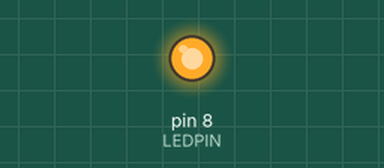
Bench run of a sketch on a simulated Arduino Uno, built with avr-gcc and run on an emulated ATmega328P. On the bench: output pins drawn as LEDs (lit = HIGH). Pins used as bus, display or sensor lines are not drawn.

Above: at 0.2 s.
At 5.3 s:
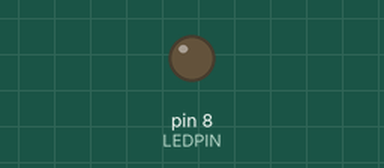
Timing chart, 0 to 7.9 s (numbered marks = the images above):
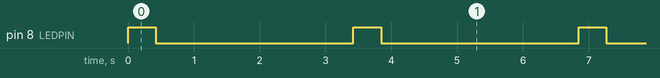

The sketch:

remocon_send.ino
```cpp
#define IR_OUTPIN 2
#define LEDPIN    8

// air-con on（danbou, 23, sizuka）
unsigned int data[] = {49,41,36,49,37,49,37,48,37,48,46,2525,354,164,40,132,49,41,45,41,36,49,37,132,48,37,48,41,37,49,36,49,37,132,40,49,37,132,40,135,38,49,37,132,41,132,41,132,40,132,40,135,38,49,37,48,37,136,45,40,37,49,37,49,36,49,37,48,37,48,37,50,36,49,37,49,37,49,36,132,40,49,37,132,41,49,37,49,37,49,36,132,40,135,46,40,37,48,37,49,37,48,38,48,37,48,37,49,45,40,37,48,38,48,37,49,37,49,37,49,36,49,37,132,40,49,38,132,48,124,40,132,40,49,37,132,41,46,48,40,37,49,36,3467,346,171,43,132,40,49,37,48,37,49,37,132,40,49,37,49,37,49,37,49,37,132,40,49,37,132,41,135,37,49,37,132,41,132,42,130,41,132,40,132,40,49,37,49,37,135,37,49,37,49,37,49,36,49,37,49,36,49,37,48,37,49,45,40,37,48,38,49,37,132,43,47,37,48,37,49,37,48,38,135,37,49,37,49,37,49,36,49,37,49,36,49,37,49,37,49,37,49,37,48,37,49,37,49,36,49,37,48,37,48,37,50,37,48,37,49,37,49,37,132,41,49,37,132,41,49,37,136,37,49,37,3467,355,164,43,130,43,47,37,49,37,49,45,123,43,47,45,41,46,40,37,49,36,132,40,49,37,132,40,132,40,49,45,124,48,123,41,132,41,135,37,132,40,49,46,40,45,125,39,49,37,49,36,50,36,49,37,49,46,40,37,49,36,49,37,49,37,48,37,49,46,40,37,49,37,46,48,37,40,51,43,41,37,49,36,132,49,40,37,49,37,132,40,49,46,41,37,135,37,49,37,49,37,132,40,135,38,135,38,48,37,133,40,49,37,48,37,49,45,41,37,51,34,49,36,49,37,49,36,49,37,49,37,49,37,48,38,49,36,49,46,127,37,132,40,49,46,123,41,49,37,48,37,49,37,49,37,49,37,48,37,49,37,49,36,49,37,49,37,49,37,49,37,48,37,48,38,48,37,49,37,49,36,49,37,49,45,40,37,49,45,40,37,49,37,49,37,49,36,49,37,48,37,49,37,45,40,49,45,40,37,49,37,48,37,49,37,49,36,49,37,49,37,49,37,49,37,49,36,49,37,48,37,49,37,49,36,49,37,49,36,49,37,49,37,49,37,49,37,48,37,48,37,50,36,49,37,132,40,132,40,49,37,49,36,49,37,49,36,49,37,49,36,49,37,48,38,49,36,49,37,49,37,49,37,48,37,49,37,46,40,49,37,132,40,49,37,49,37,132,40,132,41,132,40,132,41,132,41};

// air-con off
//unsigned int data[] = {40,45,40,48,37,50,36,49,37,49,37,2533,346,173,40,132,40,49,37,49,37,48,38,132,40,49,37,45,40,49,36,50,36,132,40,49,37,132,40,132,40,46,40,132,40,132,41,135,37,132,41,132,40,49,37,48,37,132,40,46,40,46,40,45,41,48,37,49,37,48,38,48,37,46,40,48,37,48,38,132,40,49,37,131,41,49,37,49,37,48,37,132,40,132,41,49,37,49,36,49,37,49,37,49,37,49,37,49,36,48,38,49,36,49,37,49,37,49,36,49,37,48,37,132,40,49,36,132,40,136,37,132,40,49,37,132,40,49,37,49,37,49,36,3467,346,172,49,124,40,46,40,46,40,52,35,135,37,48,37,48,38,48,37,49,37,132,43,46,37,132,40,136,37,49,37,132,49,124,49,126,37,132,41,132,40,49,37,49,36,132,51,39,45,40,37,49,37,49,45,41,37,50,36,49,37,49,36,48,46,40,38,49,37,135,37,49,37,49,36,49,37,48,37,132,41,45,41,48,37,49,37,48,38,49,45,41,37,48,37,48,38,45,41,49,45,40,38,49,37,48,37,50,36,49,36,49,37,49,36,49,37,49,37,135,37,49,37,132,40,49,37,132,40,49,37,3466,355,164,41,136,37,49,37,49,37,49,45,124,40,49,37,48,37,49,45,40,38,132,40,49,45,124,41,132,40,49,37,136,37,136,37,135,38,135,37,135,37,49,37,49,36,132,49,40,37,49,37,49,37,49,37,49,36,49,37,48,37,48,37,49,37,49,37,49,45,37,40,49,36,49,37,49,37,49,37,49,37,49,37,50,36,49,36,49,37,132,40,49,37,49,37,132,40,49,37,52,36,133,37,132,40,132,41,49,37,132,40,49,37,48,37,49,37,49,37,49,37,49,37,49,36,49,36,49,37,49,36,48,38,49,37,49,37,49,36,132,40,132,41,49,37,132,41,49,37,49,37,49,36,49,37,48,38,48,37,49,37,49,36,49,37,49,36,49,37,49,37,48,37,49,37,48,38,49,37,49,36,49,37,49,37,48,37,49,37,49,37,49,37,49,36,49,37,49,36,49,36,50,36,49,37,48,38,49,36,49,37,49,36,49,37,49,36,49,37,49,37,48,37,49,37,48,37,49,37,49,36,49,37,49,37,49,37,49,37,48,38,49,37,49,36,49,37,49,36,49,37,49,37,48,37,132,40,132,40,49,37,49,36,49,37,49,37,49,37,49,37,46,40,49,37,48,37,48,38,48,37,49,37,48,37,49,37,46,40,49,37,49,37,48,37,49,37,132,40,132,40,132,40,132,40,132,40};

// TV on/off
//unsigned int data[] = {346,160,41,46,38,125,42,42,50,120,38,45,38,125,50,37,38,126,50,37,38,126,50,37,38,125,42,126,50,34,41,125,42,42,50,116,42,125,50,116,42,126,41,46,38,42,42,46,38,125,50,37,38,125,50,37,38,46,38,125,51,37,38,46,47,38,38,45,38,125,50,118,49,34,50,117,50,37,46,34,50,37,38,125,50,37,38,45,48,36,38,125,42,46,38,125,50,117,41,7033,336,169,42,46,38,125,42,43,49,117,50,37,38,126,50,37,38,125,50,37,47,116,42,46,46,116,42,126,42,42,50,116,42,46,38,125,50,116,42,126,50,117,50,37,38,42,51,37,38,126,41,46,46,117,41,42,50,37,46,116,42,45,39,48,44,36,50,34,50,116,50,117,42,42,42,126,49,34,41,42,51,37,38,125,42,46,38,46,38,45,46,117,42,46,46,117,42,125,50};
// -- 4ch
// -- unsigned int data[] = {339,166,39,46,38,128,41,43,39,128,38,45,41,126,39,45,39,128,39,46,38,128,39,45,47,120,39,128,39,45,44,123,39,46,44,123,43,123,39,128,44,123,44,40,44,40,44,40,44,123,44,40,43,122,44,40,43,40,44,123,44,40,43,40,44,43,42,123,44,40,44,40,43,40,43,123,44,40,43,123,44,40,44,40,44,123,44,40,44,40,43,123,44,40,44,122,44,123,44,7031,335,170,38,46,40,126,41,43,49,118,39,45,39,128,40,43,38,128,39,46,41,125,39,45,39,128,39,128,39,45,39,128,39,45,38,128,39,128,39,128,41,126,42,43,38,45,39,45,39,128,39,45,39,128,38,45,39,45,39,128,39,45,38,45,38,47,39,128,41,43,38,45,39,45,40,128,39,45,38,128,41,43,39,45,39,128,38,45,39,45,39,128,41,42,39,128,41,126,41};

void setup() {
  pinMode(IR_OUTPIN, OUTPUT);
  pinMode(LEDPIN, OUTPUT);
}

// send a signal from data
void sendSignal() {
  int dataSize = sizeof(data) / sizeof(data[0]);
  for (int cnt = 0; cnt < dataSize; cnt++) {
    unsigned long transmittion_time = data[cnt] * 10;  // per us
    unsigned long send_start = micros();
    /* ----- IR Signal Core begin ----- */
    do {
      /* control timing for generating 38KHz carrier frequency (29~32 line) */
      digitalWrite(IR_OUTPIN, 1 - (cnt&1));  // If cnt is even, IR_OUT is ON. If not, IR_OUT is OFF
      delayMicroseconds(8);
      digitalWrite(IR_OUTPIN, 0);
      delayMicroseconds(7);
    } while (long(micros() - send_start) < transmittion_time);  // send IR signal by transmittion time
    /* ----- IR Signal Core end   ----- */
  }
}

void loop() {
  digitalWrite(LEDPIN, HIGH);
  sendSignal();
  digitalWrite(LEDPIN, LOW);
  delay(3000);
}
```

Measured:
- by itself, pin 8 (LEDPIN): alternates HIGH for 0.42 s and LOW for 3.0 s
